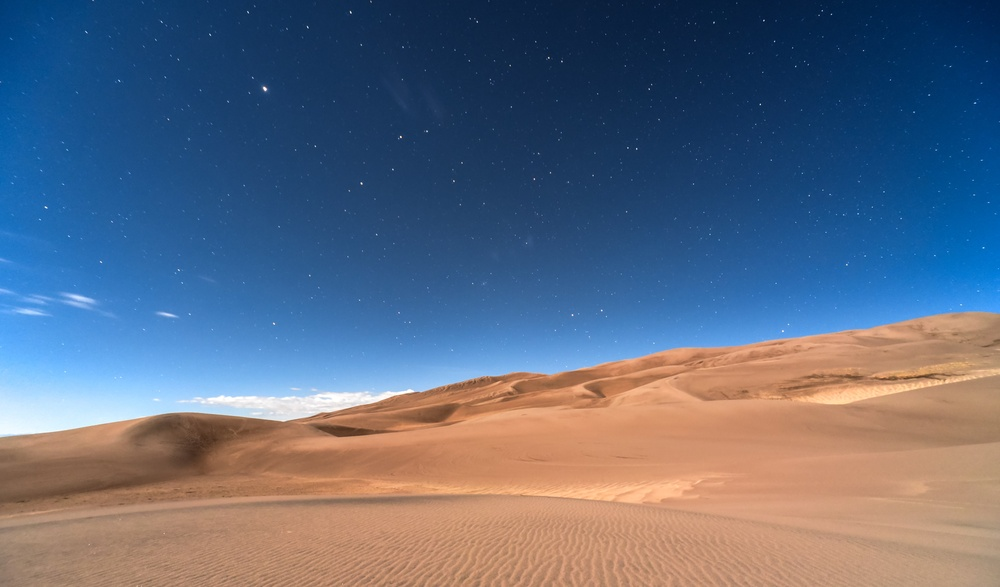
#> input picture assets/pic1-desert.jpg, 1000 x 587 px, shrunk from 6016 x 3530 before the run, given in place of the camera
$ python code5.py
#> lines starting #> are read from the running program, lines starting #| are printed output that depends on the picture; after the words box and inside, x2 and y2 are one past the last pixel; in counts of white or black regions, pixels touching at a corner belong together
# rgb -> hsv
import numpy as np
import cv2

cap = cv2.VideoCapture(0)

while True:
    ret, frame = cap.read()
#> frame is the input picture: shape (587, 1000, 3); mean B, G, R 127.7, 106.7, 94.5
    width = int(cap.get(3))
    height = int(cap.get(4))

    hsv = cv2.cvtColor(frame, cv2.COLOR_BGR2HSV)
#> hsv: shape (587, 1000, 3); mean H, S, V 72.1, 160.8, 157.4
    lower_blue = np.array([90, 50, 50])
    upper_blue = np.array([130, 255, 255])

    mask = cv2.inRange(hsv, lower_blue, upper_blue)
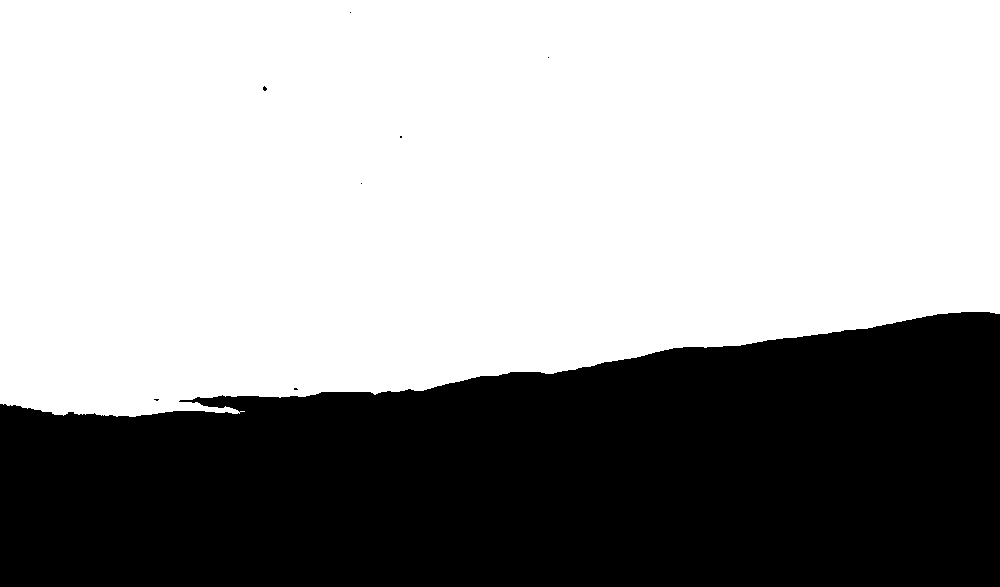
#> mask: shape (587, 1000); 63.2% white; 8 black regions (7 under 20 px), largest, box (x1, y1, x2, y2) and area: (0, 312, 1000, 587) 215749

    result = cv2.bitwise_and(frame, frame, mask = mask)
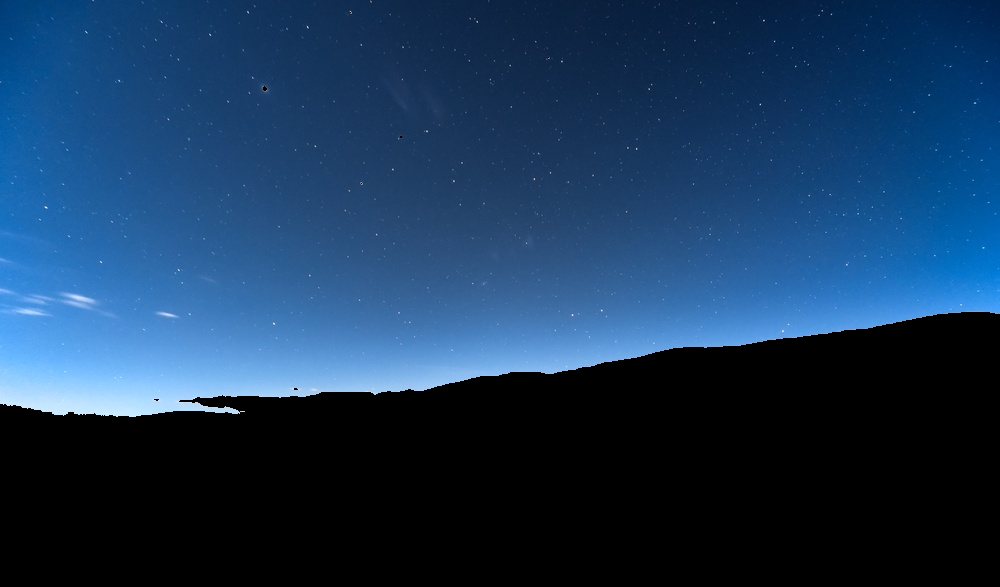
#> result: shape (587, 1000, 3); mean B, G, R 87.1, 54.6, 24.3

    cv2.imshow('frame', result)

    if cv2.waitKey(1) == ord('q'):
#> (key q is pressed here)
        break

cap.release()
cv2.destroyAllWindows()

$ run again, on assets/game.jfif
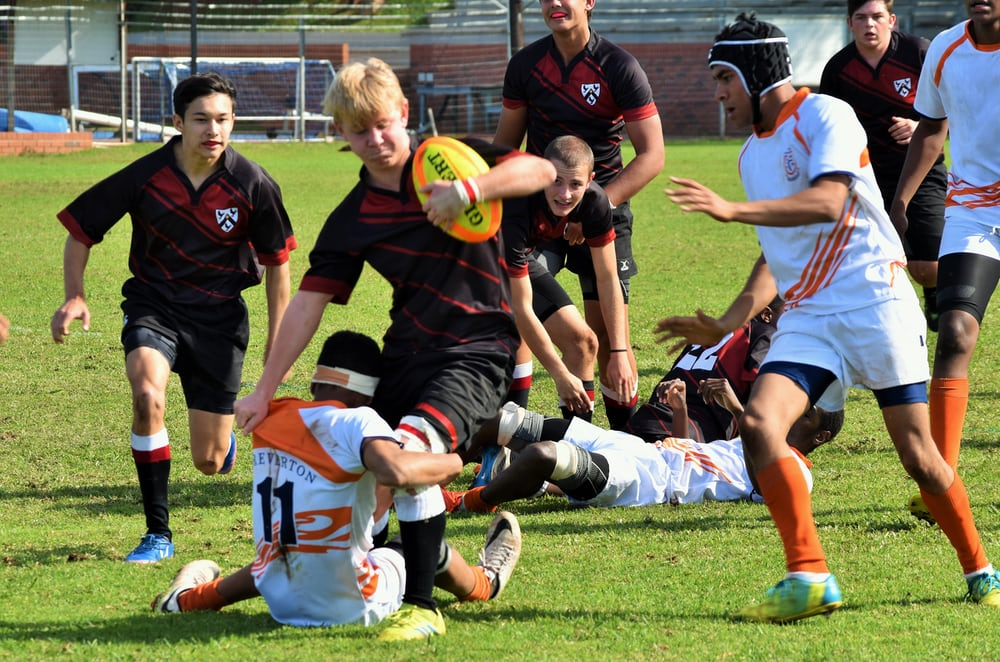
#> input picture assets/game.jfif, 1000 x 662 px, given in place of the camera
#> frame is the input picture: shape (662, 1000, 3); mean B, G, R 84.6, 115.7, 115.9
#> hsv: shape (662, 1000, 3); mean H, S, V 61.1, 112.9, 132.3
#> `mask = cv2.inRange(hsv, lower_blue, upper_blue)`:
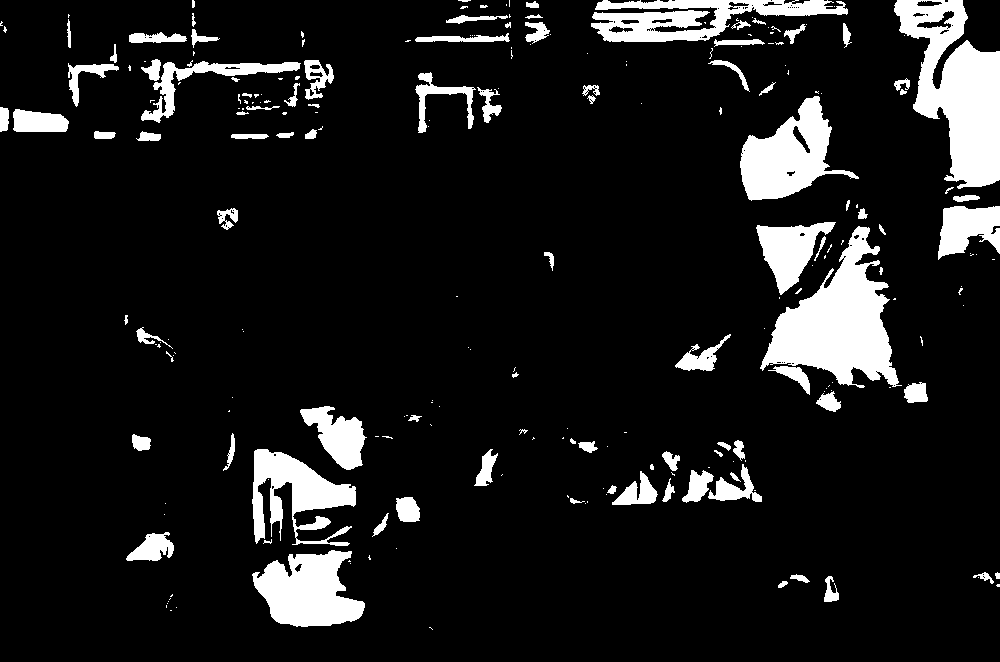
#> mask: shape (662, 1000); 10.6% white; 239 white regions (142 under 20 px), largest, box (x1, y1, x2, y2) and area: (894, 0, 1000, 189) 10865, (760, 226, 902, 388) 10739, (740, 96, 859, 201) 5939
#> `result = cv2.bitwise_and(frame, frame, mask = mask)`:
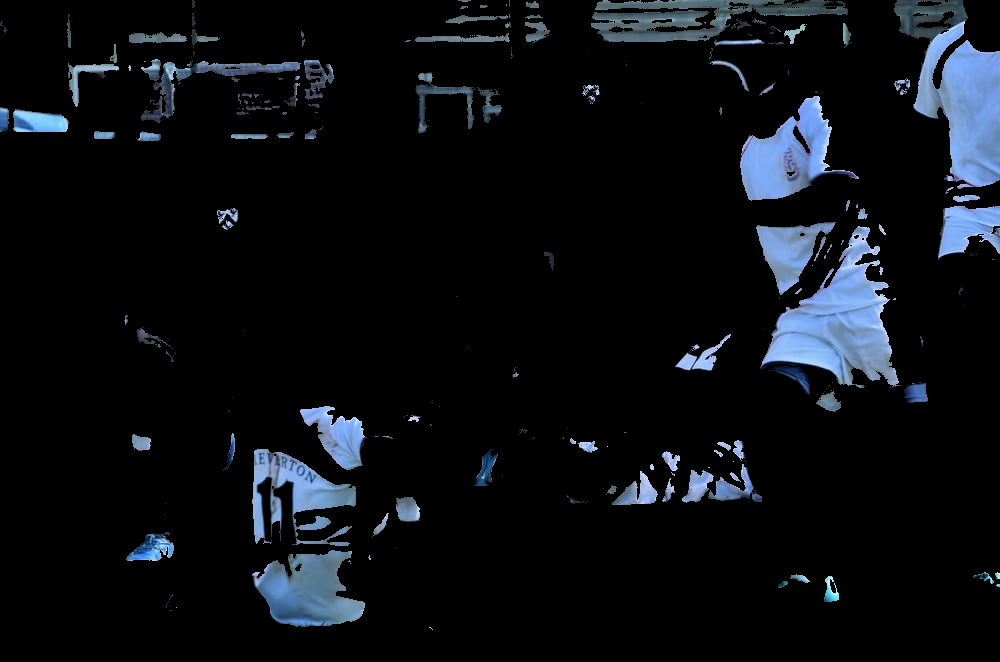
#> result: shape (662, 1000, 3); mean B, G, R 19.2, 14.8, 11.6
